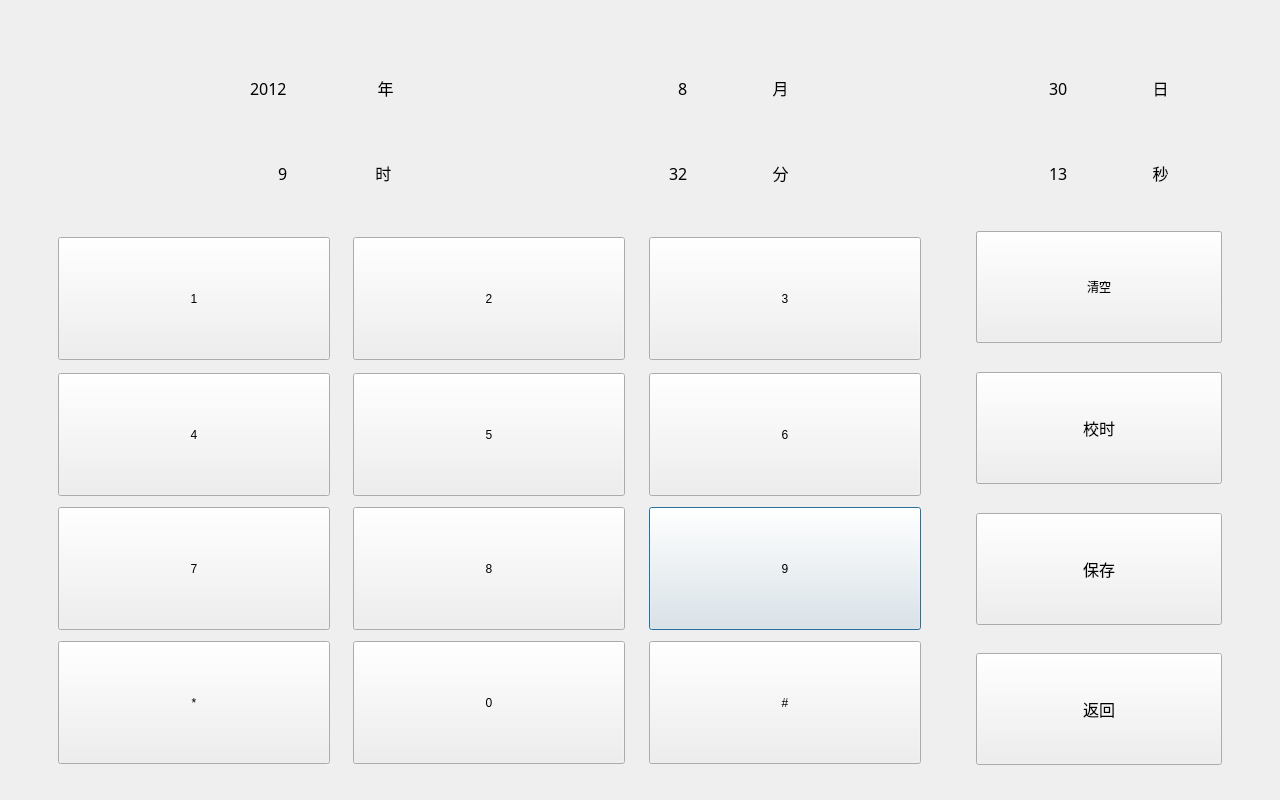
<?xml version="1.0" encoding="UTF-8"?>
<ui version="4.0">
 <class>DatetimeSetDialog</class>
 <widget class="QDialog" name="DatetimeSetDialog">
  <property name="geometry">
   <rect>
    <x>0</x>
    <y>0</y>
    <width>1280</width>
    <height>800</height>
   </rect>
  </property>
  <property name="focusPolicy">
   <enum>Qt::TabFocus</enum>
  </property>
  <property name="windowTitle">
   <string>Dialog</string>
  </property>
  <widget class="QFrame" name="frameDateTimeSetting">
   <property name="geometry">
    <rect>
     <x>58</x>
     <y>45</y>
     <width>1163</width>
     <height>172</height>
    </rect>
   </property>
   <property name="styleSheet">
    <string notr="true"/>
   </property>
   <property name="frameShape">
    <enum>QFrame::NoFrame</enum>
   </property>
   <property name="frameShadow">
    <enum>QFrame::Raised</enum>
   </property>
  </widget>
  <widget class="CommonPushButton" name="pushButtonDateTimeSetNum9">
   <property name="geometry">
    <rect>
     <x>649</x>
     <y>507</y>
     <width>272</width>
     <height>123</height>
    </rect>
   </property>
   <property name="text">
    <string>9</string>
   </property>
  </widget>
  <widget class="CommonPushButton" name="pushButtonDateTimeSetNum6">
   <property name="geometry">
    <rect>
     <x>649</x>
     <y>373</y>
     <width>272</width>
     <height>123</height>
    </rect>
   </property>
   <property name="text">
    <string>6</string>
   </property>
  </widget>
  <widget class="CommonPushButton" name="pushButtonDateTimeSetNum2">
   <property name="geometry">
    <rect>
     <x>353</x>
     <y>237</y>
     <width>272</width>
     <height>123</height>
    </rect>
   </property>
   <property name="text">
    <string>2</string>
   </property>
  </widget>
  <widget class="CommonPushButton" name="pushButtonDateTimeSetNum1">
   <property name="geometry">
    <rect>
     <x>58</x>
     <y>237</y>
     <width>272</width>
     <height>123</height>
    </rect>
   </property>
   <property name="text">
    <string>1</string>
   </property>
  </widget>
  <widget class="CommonPushButton" name="pushButtonDateTimeSetSave">
   <property name="geometry">
    <rect>
     <x>976</x>
     <y>513</y>
     <width>246</width>
     <height>112</height>
    </rect>
   </property>
   <property name="font">
    <font>
     <family>AlArabiya</family>
     <pointsize>12</pointsize>
    </font>
   </property>
   <property name="text">
    <string>保存</string>
   </property>
  </widget>
  <widget class="CommonPushButton" name="pushButtonDateTimeSetNum4">
   <property name="geometry">
    <rect>
     <x>58</x>
     <y>373</y>
     <width>272</width>
     <height>123</height>
    </rect>
   </property>
   <property name="text">
    <string>4</string>
   </property>
  </widget>
  <widget class="CommonPushButton" name="pushButtonDateTimeSetNum8">
   <property name="geometry">
    <rect>
     <x>353</x>
     <y>507</y>
     <width>272</width>
     <height>123</height>
    </rect>
   </property>
   <property name="text">
    <string>8</string>
   </property>
  </widget>
  <widget class="CommonPushButton" name="pushButtonDateTimeSetNum7">
   <property name="geometry">
    <rect>
     <x>58</x>
     <y>507</y>
     <width>272</width>
     <height>123</height>
    </rect>
   </property>
   <property name="text">
    <string>7</string>
   </property>
  </widget>
  <widget class="CommonPushButton" name="pushButtonDateTimeSetNum0">
   <property name="geometry">
    <rect>
     <x>353</x>
     <y>641</y>
     <width>272</width>
     <height>123</height>
    </rect>
   </property>
   <property name="text">
    <string>0</string>
   </property>
  </widget>
  <widget class="CommonPushButton" name="pushButtonDateTimeSetNum3">
   <property name="geometry">
    <rect>
     <x>649</x>
     <y>237</y>
     <width>272</width>
     <height>123</height>
    </rect>
   </property>
   <property name="text">
    <string>3</string>
   </property>
  </widget>
  <widget class="CommonPushButton" name="pushButtonDateTimeSetNum5">
   <property name="geometry">
    <rect>
     <x>353</x>
     <y>373</y>
     <width>272</width>
     <height>123</height>
    </rect>
   </property>
   <property name="text">
    <string>5</string>
   </property>
  </widget>
  <widget class="CommonPushButton" name="pushButtonDateTimeSetBack">
   <property name="geometry">
    <rect>
     <x>976</x>
     <y>231</y>
     <width>246</width>
     <height>112</height>
    </rect>
   </property>
   <property name="text">
    <string>退格</string>
   </property>
  </widget>
  <widget class="CommonPushButton" name="pushButtonDateTimeSetTime">
   <property name="geometry">
    <rect>
     <x>976</x>
     <y>372</y>
     <width>246</width>
     <height>112</height>
    </rect>
   </property>
   <property name="font">
    <font>
     <family>AlArabiya</family>
     <pointsize>12</pointsize>
    </font>
   </property>
   <property name="text">
    <string>校时</string>
   </property>
  </widget>
  <widget class="CommonPushButton" name="pushButtonDateTimeSetReturn">
   <property name="geometry">
    <rect>
     <x>976</x>
     <y>653</y>
     <width>246</width>
     <height>112</height>
    </rect>
   </property>
   <property name="font">
    <font>
     <family>AlArabiya</family>
     <pointsize>12</pointsize>
    </font>
   </property>
   <property name="text">
    <string>返回</string>
   </property>
  </widget>
  <widget class="FMyLineEdit" name="lineEditMonth">
   <property name="geometry">
    <rect>
     <x>480</x>
     <y>45</y>
     <width>211</width>
     <height>86</height>
    </rect>
   </property>
   <property name="font">
    <font>
     <family>AlArabiya</family>
     <pointsize>12</pointsize>
    </font>
   </property>
   <property name="focusPolicy">
    <enum>Qt::ClickFocus</enum>
   </property>
   <property name="autoFillBackground">
    <bool>false</bool>
   </property>
   <property name="styleSheet">
    <string notr="true">border: 0px;
background-color: transparent;</string>
   </property>
   <property name="text">
    <string>8</string>
   </property>
   <property name="maxLength">
    <number>2</number>
   </property>
   <property name="alignment">
    <set>Qt::AlignRight|Qt::AlignTrailing|Qt::AlignVCenter</set>
   </property>
  </widget>
  <widget class="FMyLineEdit" name="lineEditMinute">
   <property name="geometry">
    <rect>
     <x>480</x>
     <y>130</y>
     <width>211</width>
     <height>86</height>
    </rect>
   </property>
   <property name="font">
    <font>
     <family>AlArabiya</family>
     <pointsize>12</pointsize>
    </font>
   </property>
   <property name="focusPolicy">
    <enum>Qt::ClickFocus</enum>
   </property>
   <property name="autoFillBackground">
    <bool>false</bool>
   </property>
   <property name="styleSheet">
    <string notr="true">border: 0px;
background-color: transparent;</string>
   </property>
   <property name="text">
    <string>32</string>
   </property>
   <property name="maxLength">
    <number>2</number>
   </property>
   <property name="alignment">
    <set>Qt::AlignRight|Qt::AlignTrailing|Qt::AlignVCenter</set>
   </property>
  </widget>
  <widget class="QLabel" name="label_2">
   <property name="geometry">
    <rect>
     <x>750</x>
     <y>45</y>
     <width>61</width>
     <height>86</height>
    </rect>
   </property>
   <property name="font">
    <font>
     <family>AlArabiya</family>
     <pointsize>12</pointsize>
    </font>
   </property>
   <property name="styleSheet">
    <string notr="true"/>
   </property>
   <property name="text">
    <string>月</string>
   </property>
   <property name="alignment">
    <set>Qt::AlignCenter</set>
   </property>
  </widget>
  <widget class="QLabel" name="label_3">
   <property name="geometry">
    <rect>
     <x>1130</x>
     <y>45</y>
     <width>61</width>
     <height>86</height>
    </rect>
   </property>
   <property name="font">
    <font>
     <family>AlArabiya</family>
     <pointsize>12</pointsize>
    </font>
   </property>
   <property name="styleSheet">
    <string notr="true"/>
   </property>
   <property name="text">
    <string>日</string>
   </property>
   <property name="alignment">
    <set>Qt::AlignCenter</set>
   </property>
  </widget>
  <widget class="QLabel" name="label_4">
   <property name="geometry">
    <rect>
     <x>350</x>
     <y>130</y>
     <width>71</width>
     <height>86</height>
    </rect>
   </property>
   <property name="font">
    <font>
     <family>AlArabiya</family>
     <pointsize>12</pointsize>
    </font>
   </property>
   <property name="styleSheet">
    <string notr="true"/>
   </property>
   <property name="text">
    <string>时 </string>
   </property>
   <property name="alignment">
    <set>Qt::AlignCenter</set>
   </property>
  </widget>
  <widget class="FMyLineEdit" name="lineEditSecond">
   <property name="geometry">
    <rect>
     <x>910</x>
     <y>130</y>
     <width>161</width>
     <height>86</height>
    </rect>
   </property>
   <property name="font">
    <font>
     <family>AlArabiya</family>
     <pointsize>12</pointsize>
    </font>
   </property>
   <property name="focusPolicy">
    <enum>Qt::ClickFocus</enum>
   </property>
   <property name="autoFillBackground">
    <bool>false</bool>
   </property>
   <property name="styleSheet">
    <string notr="true">border: 0px;
background-color: transparent;</string>
   </property>
   <property name="text">
    <string>13</string>
   </property>
   <property name="maxLength">
    <number>2</number>
   </property>
   <property name="alignment">
    <set>Qt::AlignRight|Qt::AlignTrailing|Qt::AlignVCenter</set>
   </property>
  </widget>
  <widget class="QLabel" name="label">
   <property name="geometry">
    <rect>
     <x>350</x>
     <y>45</y>
     <width>71</width>
     <height>86</height>
    </rect>
   </property>
   <property name="font">
    <font>
     <family>AlArabiya</family>
     <pointsize>12</pointsize>
    </font>
   </property>
   <property name="styleSheet">
    <string notr="true"/>
   </property>
   <property name="text">
    <string>年</string>
   </property>
   <property name="alignment">
    <set>Qt::AlignCenter</set>
   </property>
  </widget>
  <widget class="FMyLineEdit" name="lineEditYear">
   <property name="geometry">
    <rect>
     <x>80</x>
     <y>45</y>
     <width>211</width>
     <height>86</height>
    </rect>
   </property>
   <property name="font">
    <font>
     <family>AlArabiya</family>
     <pointsize>12</pointsize>
    </font>
   </property>
   <property name="focusPolicy">
    <enum>Qt::ClickFocus</enum>
   </property>
   <property name="autoFillBackground">
    <bool>false</bool>
   </property>
   <property name="styleSheet">
    <string notr="true">border: 0px;
background-color: transparent;</string>
   </property>
   <property name="text">
    <string>2012</string>
   </property>
   <property name="maxLength">
    <number>4</number>
   </property>
   <property name="alignment">
    <set>Qt::AlignRight|Qt::AlignTrailing|Qt::AlignVCenter</set>
   </property>
  </widget>
  <widget class="FMyLineEdit" name="lineEditDay">
   <property name="geometry">
    <rect>
     <x>910</x>
     <y>45</y>
     <width>161</width>
     <height>86</height>
    </rect>
   </property>
   <property name="font">
    <font>
     <family>AlArabiya</family>
     <pointsize>12</pointsize>
    </font>
   </property>
   <property name="focusPolicy">
    <enum>Qt::ClickFocus</enum>
   </property>
   <property name="autoFillBackground">
    <bool>false</bool>
   </property>
   <property name="styleSheet">
    <string notr="true">border: 0px;
background-color: transparent;</string>
   </property>
   <property name="text">
    <string>30</string>
   </property>
   <property name="maxLength">
    <number>2</number>
   </property>
   <property name="alignment">
    <set>Qt::AlignRight|Qt::AlignTrailing|Qt::AlignVCenter</set>
   </property>
  </widget>
  <widget class="QLabel" name="label_6">
   <property name="geometry">
    <rect>
     <x>1130</x>
     <y>130</y>
     <width>61</width>
     <height>86</height>
    </rect>
   </property>
   <property name="font">
    <font>
     <family>AlArabiya</family>
     <pointsize>12</pointsize>
    </font>
   </property>
   <property name="styleSheet">
    <string notr="true"/>
   </property>
   <property name="text">
    <string>秒</string>
   </property>
   <property name="alignment">
    <set>Qt::AlignCenter</set>
   </property>
  </widget>
  <widget class="FMyLineEdit" name="lineEditHour">
   <property name="geometry">
    <rect>
     <x>80</x>
     <y>130</y>
     <width>211</width>
     <height>86</height>
    </rect>
   </property>
   <property name="font">
    <font>
     <family>AlArabiya</family>
     <pointsize>12</pointsize>
    </font>
   </property>
   <property name="focusPolicy">
    <enum>Qt::ClickFocus</enum>
   </property>
   <property name="autoFillBackground">
    <bool>false</bool>
   </property>
   <property name="styleSheet">
    <string notr="true">border: 0px;
background-color: transparent;</string>
   </property>
   <property name="text">
    <string>9</string>
   </property>
   <property name="maxLength">
    <number>2</number>
   </property>
   <property name="alignment">
    <set>Qt::AlignRight|Qt::AlignTrailing|Qt::AlignVCenter</set>
   </property>
  </widget>
  <widget class="CommonPushButton" name="pushButtonDateTimeSetDot">
   <property name="geometry">
    <rect>
     <x>58</x>
     <y>641</y>
     <width>272</width>
     <height>123</height>
    </rect>
   </property>
   <property name="text">
    <string>*</string>
   </property>
  </widget>
  <widget class="CommonPushButton" name="pushButtonDateTimeSetShop">
   <property name="geometry">
    <rect>
     <x>649</x>
     <y>641</y>
     <width>272</width>
     <height>123</height>
    </rect>
   </property>
   <property name="text">
    <string>#</string>
   </property>
  </widget>
  <widget class="QLabel" name="label_5">
   <property name="geometry">
    <rect>
     <x>750</x>
     <y>130</y>
     <width>61</width>
     <height>86</height>
    </rect>
   </property>
   <property name="font">
    <font>
     <family>AlArabiya</family>
     <pointsize>12</pointsize>
    </font>
   </property>
   <property name="styleSheet">
    <string notr="true"/>
   </property>
   <property name="text">
    <string>分</string>
   </property>
   <property name="alignment">
    <set>Qt::AlignCenter</set>
   </property>
  </widget>
  <widget class="CommonPushButton" name="pushButtonDateTimeSetClear">
   <property name="geometry">
    <rect>
     <x>976</x>
     <y>231</y>
     <width>246</width>
     <height>112</height>
    </rect>
   </property>
   <property name="text">
    <string>清空</string>
   </property>
  </widget>
 </widget>
 <customwidgets>
  <customwidget>
   <class>CommonPushButton</class>
   <extends>QPushButton</extends>
   <header>commonpushbutton.h</header>
  </customwidget>
  <customwidget>
   <class>FMyLineEdit</class>
   <extends>QLineEdit</extends>
   <header>fmylineedit.h</header>
  </customwidget>
 </customwidgets>
 <tabstops>
  <tabstop>pushButtonDateTimeSetNum1</tabstop>
  <tabstop>pushButtonDateTimeSetNum2</tabstop>
  <tabstop>pushButtonDateTimeSetNum3</tabstop>
  <tabstop>pushButtonDateTimeSetNum4</tabstop>
  <tabstop>pushButtonDateTimeSetNum5</tabstop>
  <tabstop>pushButtonDateTimeSetBack</tabstop>
  <tabstop>pushButtonDateTimeSetNum6</tabstop>
  <tabstop>pushButtonDateTimeSetNum7</tabstop>
  <tabstop>pushButtonDateTimeSetNum8</tabstop>
  <tabstop>pushButtonDateTimeSetNum9</tabstop>
  <tabstop>pushButtonDateTimeSetNum0</tabstop>
  <tabstop>pushButtonDateTimeSetTime</tabstop>
  <tabstop>pushButtonDateTimeSetSave</tabstop>
 </tabstops>
 <resources/>
 <connections/>
</ui>
